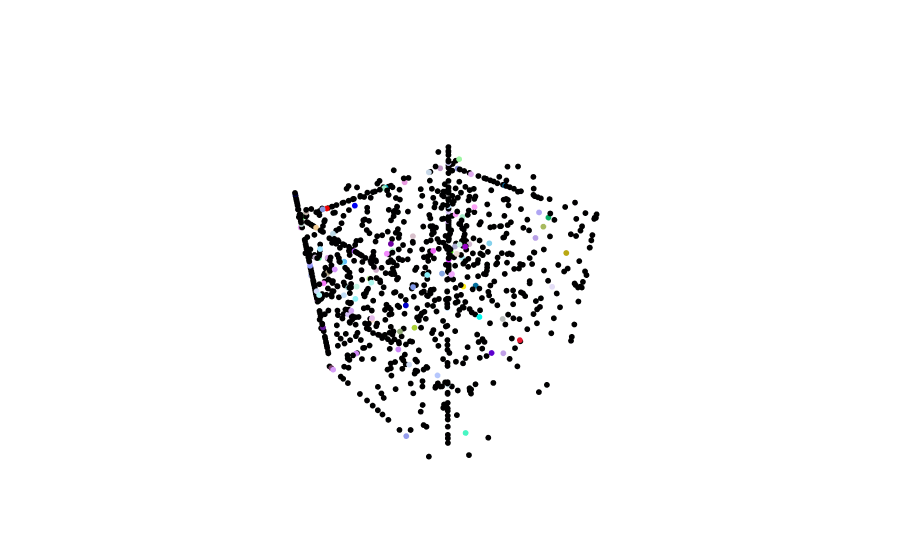

Notebook cell for this chart:
### Code cell
pc = sampler.output_to_point_clouds(iterSample1[-1])[0]
plot_3D(pc)

### Figure 1 — Plotly figure (JSON) as saved in the notebook; plotly's stock layout.template omitted (floating-point values rounded to 4 significant figures; data arrays with more than 128 entries replaced by an {"elided": "..."} marker saying what was removed)
{"data": [{"hoverinfo": "text", "hovertext": {"elided": "1024 str values"}, "marker": {"color": {"elided": "1024 str values"}, "size": 2}, "mode": "markers", "type": "scatter3d", "x": {"elided": "1024 float values"}, "y": {"elided": "1024 float values"}, "z": {"elided": "1024 float values"}}], "layout": {"scene": {"xaxis": {"visible": false}, "yaxis": {"visible": false}, "zaxis": {"visible": false}}}}
